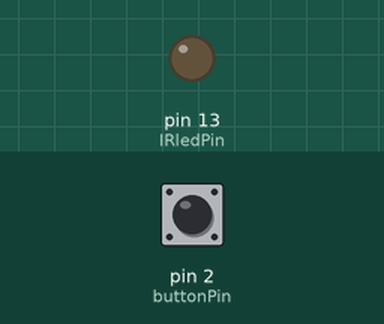
The sketch below on a simulated Arduino Uno, built with avr-gcc and run on an emulated ATmega328P. Parts: output pins drawn as LEDs (lit = HIGH). Inputs (shaded band) come from the test bench; at power-on: pin 2 (buttonPin) LOW. What the sketch prints to the serial monitor is not drawn.

Above: at 1.2 s.
1.3 s: pin 2 (buttonPin) pulled HIGH for 0.15 s
4.3 s: pin 2 (buttonPin) pulled HIGH for 1 s
8.3 s: pin 2 (buttonPin) pulled HIGH for 1 s
12.3 s: pin 2 (buttonPin) pulsed HIGH 5 times (0.12 s each, 0.3 s apart)
At 12.52 s:
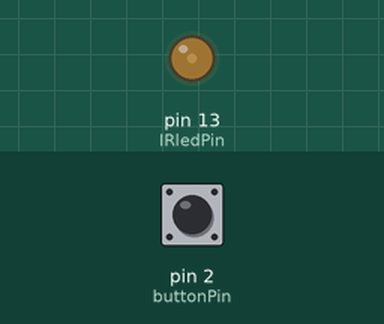
16.8 s: pin 2 (buttonPin) pulsed HIGH 2 times (0.12 s each, 0.3 s apart)
Timing chart, 0 to 19.8 s (numbered marks = the images above; inputs shaded):
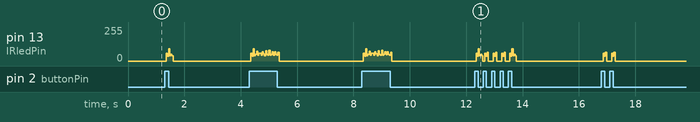

The sketch:

Send0.ino.ino
```cpp
// This sketch will send out a Nikon D50 trigger signal (probably works with most Nikons)
// See the full tutorial at http://www.ladyada.net/learn/sensors/ir.html
// this code is public domain, please enjoy!

const int buttonPin = 2; //Button set to pin 2.
const int IRledPin =  13;    // LED connected to digital pin 13.
int buttonState = LOW; //Binary Status of Button.
int lastButtonState = LOW; //Last Known Status of Button.

// The setup() method runs once, when the sketch starts

void setup()   {
  // initialize the IR digital pin as an output:
  pinMode(buttonPin, INPUT);
  pinMode(IRledPin, OUTPUT);

  Serial.begin(9600);
}

void loop()
{
  Serial.println("Sending IR signal");

  buttonState = digitalRead(buttonPin);
  if (buttonState != lastButtonState)
  {
    SendChannelUpCode();
  }
}

// This procedure sends a 38KHz pulse to the IRledPin
// for a certain # of microseconds. We'll use this whenever we need to send codes
void pulseIR(long microsecs) {
  // we'll count down from the number of microseconds we are told to wait

  cli();  // this turns off any background interrupts

  while (microsecs > 0) {
    // 38 kHz is about 13 microseconds high and 13 microseconds low
   digitalWrite(IRledPin, HIGH);  // this takes about 3 microseconds to happen
   delayMicroseconds(10);         // hang out for 10 microseconds
   digitalWrite(IRledPin, LOW);   // this also takes about 3 microseconds
   delayMicroseconds(10);         // hang out for 10 microseconds

   // so 26 microseconds altogether
   microsecs -= 26;
  }

  sei();  // this turns them back on
}

void SendChannelUpCode()
{
  //Read the binary status of button 2. Expected result: the number "2" is read by TV.
  //buttonState = digitalRead(buttonPin);

  //Check if button is pushed down, and act accordingly.
    //delayMicroseconds(30668);
    //pulseIR(9420);
    buttonState = LOW;
    delayMicroseconds(21312);
    pulseIR(9280);
    delayMicroseconds(4600);
    pulseIR(560);
    delayMicroseconds(580);
    pulseIR(580);
    delayMicroseconds(600);
    pulseIR(560);
    delayMicroseconds(600);
    pulseIR(560);
    delayMicroseconds(1740);
    pulseIR(560);
    delayMicroseconds(1740);
    pulseIR(560);
    delayMicroseconds(1720);
    pulseIR(580);
    delayMicroseconds(580);
    pulseIR(580);
    delayMicroseconds(600);
    pulseIR(560);
    delayMicroseconds(1760);
    pulseIR(540);
    delayMicroseconds(1740);
    pulseIR(560);
    delayMicroseconds(1740);
    pulseIR(560);
    delayMicroseconds(600);
    pulseIR(560);
    delayMicroseconds(600);
    pulseIR(560);
    delayMicroseconds(600);
    pulseIR(560);
    delayMicroseconds(1720);
    pulseIR(580);
    delayMicroseconds(1720);
    pulseIR(580);
    delayMicroseconds(600);
    pulseIR(580);
    delayMicroseconds(1700);
    pulseIR(600);
    delayMicroseconds(580);
    pulseIR(560);
    delayMicroseconds(600);
    pulseIR(560);
    delayMicroseconds(620);
    pulseIR(560);
    delayMicroseconds(620);
    pulseIR(540);
    delayMicroseconds(600);
    pulseIR(560);
    delayMicroseconds(560);
    pulseIR(600);
    delayMicroseconds(1740);
    pulseIR(560);
    delayMicroseconds(600);
    pulseIR(560);
    delayMicroseconds(1700);
    pulseIR(600);
    delayMicroseconds(1700);
    pulseIR(600);
    delayMicroseconds(1740);
    pulseIR(560);
    delayMicroseconds(1720);
    pulseIR(580);
    delayMicroseconds(1720);
    pulseIR(580);
    delayMicroseconds(1700);
    pulseIR(600);
    delayMicroseconds(41020);
    pulseIR(9260);
    delayMicroseconds(2280);
    pulseIR(580);
    delayMicroseconds(33244);
    pulseIR(9300);
    delayMicroseconds(2260);
    pulseIR(600);
}
```
